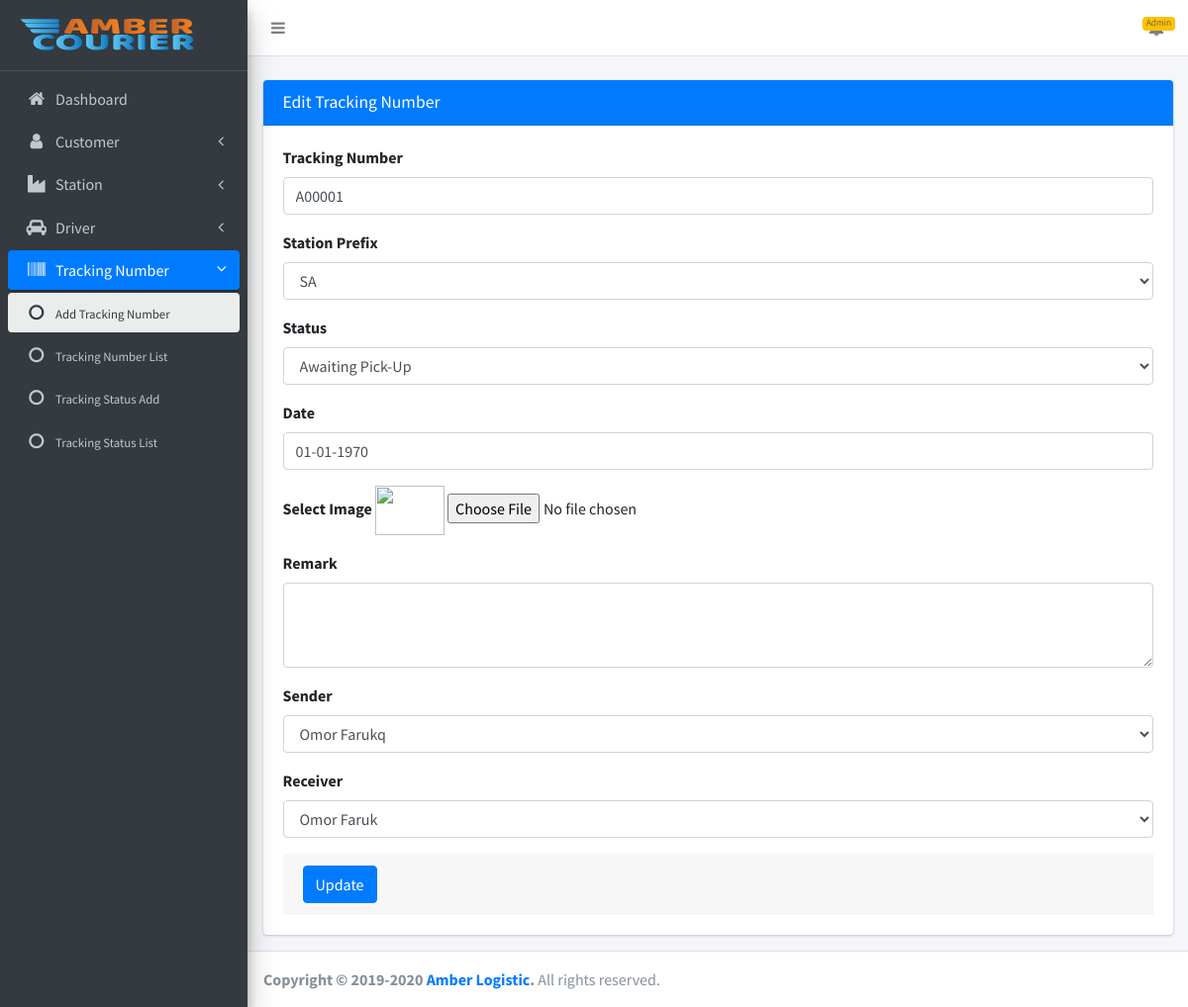
The app's page /admin/tracking-numbers/edit.php?id=15 (signed in) with its own data.
### tables this page shows
CREATE TABLE `tracking_numbers` (
  `id` int(11) NOT NULL,
  `tracking_number` varchar(255) DEFAULT NULL,
  `station_prefix_id` int(11) DEFAULT NULL,
  `status_id` int(11) DEFAULT NULL,
  `date_stamp` varchar(255) DEFAULT NULL,
  `image_path` varchar(255) DEFAULT NULL,
  `remark` mediumtext DEFAULT NULL,
  `sender_id` int(11) DEFAULT NULL,
  `receiver_id` int(11) DEFAULT NULL,
  `parcel_type` int(11) DEFAULT NULL COMMENT '1=Parcel,2=Document,3=Heavy Shipment',
  `created_at` timestamp NULL DEFAULT current_timestamp()
);

CREATE TABLE `station_prefix` (
  `id` int(11) NOT NULL,
  `name` varchar(255) DEFAULT NULL,
  `station_id` int(11) DEFAULT NULL,
  `created_at` timestamp NULL DEFAULT current_timestamp()
);

CREATE TABLE `customers` (
  `id` int(11) NOT NULL,
  `username` varchar(255) DEFAULT NULL,
  `password` varchar(255) DEFAULT NULL,
  `name` varchar(255) DEFAULT NULL,
  `email` varchar(255) DEFAULT NULL,
  `contact_number` varchar(255) DEFAULT NULL,
  `custom_id` varchar(255) DEFAULT NULL,
  `company_name` varchar(255) DEFAULT NULL,
  `country` varchar(255) DEFAULT NULL,
  `state` varchar(255) DEFAULT NULL,
  `city` varchar(255) DEFAULT NULL,
  `post_code` varchar(255) DEFAULT NULL,
  `address` varchar(255) DEFAULT NULL,
  `creator_type` int(11) DEFAULT NULL COMMENT '1=admin,2=station',
  `created_by` int(11) DEFAULT NULL,
  `created_at` timestamp NULL DEFAULT current_timestamp()
);

### admin/tracking-numbers/edit.php (the view, shortened to what this page needs)
<?php
include(ROOT_PATH . "includes/db.php");
$id = $_GET['id'];
$query = "select * from tracking_numbers where id='$id' LIMIT 1";
$result = mysqli_query($con, $query);
$row = mysqli_fetch_assoc($result);
$query_prefix = "SELECT * FROM station_prefix";
$result_prefix = mysqli_query($con, $query_prefix);
$query_status = "SELECT * FROM status";
$result_status = mysqli_query($con, $query_status);
$query_customer = "SELECT * FROM customers";
$result_customer = mysqli_query($con, $query_customer);
$query_receiver = "SELECT * FROM customers";
$result_receiver = mysqli_query($con, $query_receiver);
?>
<!DOCTYPE html>
<html lang="en">
<?php
include(ROOT_PATH . "admin/includes/head.php");
?>
<body class="hold-transition sidebar-mini layout-fixed">
<div class="wrapper">
    <?php
    include(ROOT_PATH . "admin/includes/header.php");
    include(ROOT_PATH . "admin/includes/sidebar.php");
    ?>
    <div class="content-wrapper">
        <br>
        <section class="content">
            <div class="container-fluid">
                <div class="row">
                    <div class="col-md-12">
                        <div class="card card-primary">
                            <div class="card-header">
                                <h3 class="card-title"> Edit Tracking Number</h3>
                            </div>
                            <form role="form" action="" method="post" enctype="multipart/form-data">
                                <div class="card-body">
                                    <div class="form-group">
                                        <label for="tracking_number">Tracking Number</label>
                                        <input type="text" class="form-control" name="tracking_number" id="tracking_number" value="<?php echo $row['tracking_number']?>"
                                               placeholder="Enter Tracking Number">
                                    </div>
                                    <div class="form-group">
                                        <label for="station_prefix_id">Station Prefix</label>
                                        <select id="station_prefix_id" name="station_prefix_id"
                                                class="form-control form-control-md">
                                            <?php
                                            while($row_prefix = $result_prefix->fetch_assoc()) {
                                                ?>
                                                <option value="<?php echo @$row_prefix['id'];?>" <?php echo ($row['station_prefix_id'] == $row_prefix['id'] ? "selected": "")?> ><?php echo @$row_prefix['name'];?></option>
                                                <?php
                                            }
                                            ?>
                                        </select>
                                    </div>
                                    <div class="form-group">
                                        <label for="status_id">Status</label>
                                        <select id="status_id" name="status_id"
                                                class="form-control form-control-md">
                                            <?php
                                            while($status = $result_status->fetch_assoc()) {
                                                ?>
                                                <option value="<?php echo @$status['id'];?>" <?php echo ($row['status_id'] == $status['id'] ? "selected": "")?>><?php echo @$status['name'];?></option>
                                                <?php
                                            }
                                            ?>
                                        </select>
                                    </div>
                                    <div class="form-group">
                                        <label for="date_stamp">Date</label>
                                        <input type="text" class="form-control datepicker" id="date_stamp" placeholder="Enter Date" name= "date_stamp" value="<?php echo date('d-m-Y',$row['date_stamp'])?>" required>
                                    </div>
                                    <div class="form-group">
                                        <label for="image">Select Image</label>
                                        <img src="<?php echo "../".$row['image_path']?>" height="50" width="70">
                                        <input type="file" name="image" id="image" class="image">
                                    </div>
                                    <div class="form-group">
                                        <label for="remark">Remark</label>
                                        <textarea class="form-control" id="remark" rows="3" name="remark" required><?php echo $row['remark'];?></textarea>
                                    </div>
                                    <div class="form-group">
                                        <label for="sender_id">Sender</label>
                                        <select id="sender_id" name="sender_id"
                                                class="form-control form-control-md">
                                            <?php
                                            while($customer = $result_customer->fetch_assoc()) {
                                                ?>
                                                <option value="<?php echo @$customer['id'];?>" <?php echo ($row['sender_id'] == $customer['id'] ? "selected": "")?>><?php echo @$customer['name'];?></option>
                                                <?php
                                            }
                                            ?>
                                        </select>
                                    </div>
                                    <div class="form-group">
                                        <label for="receiver_id">Receiver</label>
                                        <select id="receiver_id" name="receiver_id"
                                                class="form-control form-control-md">
                                            <?php
                                            while($receiver = $result_receiver->fetch_assoc()) {
                                                ?>
                                                <option value="<?php echo @$receiver['id'];?>" <?php echo ($row['receiver_id'] == $receiver['id'] ? "selected": "")?>><?php echo @$receiver['name'];?></option>
                                                <?php
                                            }
                                            ?>
                                        </select>
                                    </div>
                                    <div class="card-footer">
                                        <input type="submit" class="btn btn-primary" id="submit" name="submit" value="Update"/>
                                    </div>
                                </div>
                            </form>
                        </div>
                    </div>
                </div>
            </div>
        </section>
    </div>
    <?php include(ROOT_PATH . "admin/includes/footer.php"); ?>
</div>
</body>
</html>

### records on screen
tracking_numbers: tracking_number "A00001", station_prefix_id "SA", date_stamp "01-01-1970", sender_id "Omor Farukq", receiver_id "Omor Faruk"

### other values on screen
Session::get('admin') "Admin"
form field status_id "Awaiting Pick-Up"
